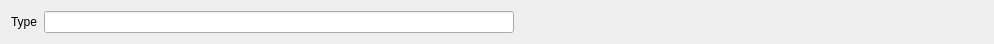
<?xml version="1.0" encoding="UTF-8"?>
<ui version="4.0">
 <class>FDishes</class>
 <widget class="QWidget" name="FDishes">
  <property name="geometry">
   <rect>
    <x>0</x>
    <y>0</y>
    <width>994</width>
    <height>41</height>
   </rect>
  </property>
  <property name="windowTitle">
   <string>Form</string>
  </property>
  <layout class="QHBoxLayout" name="horizontalLayout">
   <item>
    <widget class="QLabel" name="label">
     <property name="text">
      <string>Type</string>
     </property>
    </widget>
   </item>
   <item>
    <widget class="EQLineEdit" name="leTypeCode">
     <property name="minimumSize">
      <size>
       <width>0</width>
       <height>0</height>
      </size>
     </property>
     <property name="maximumSize">
      <size>
       <width>16777215</width>
       <height>16777215</height>
      </size>
     </property>
    </widget>
   </item>
   <item>
    <spacer name="horizontalSpacer">
     <property name="orientation">
      <enum>Qt::Horizontal</enum>
     </property>
     <property name="sizeHint" stdset="0">
      <size>
       <width>467</width>
       <height>20</height>
      </size>
     </property>
    </spacer>
   </item>
  </layout>
 </widget>
 <customwidgets>
  <customwidget>
   <class>EQLineEdit</class>
   <extends>QLineEdit</extends>
   <header location="global">eqlineedit.h</header>
   <slots>
    <signal>customButtonClicked(bool)</signal>
   </slots>
  </customwidget>
 </customwidgets>
 <resources/>
 <connections/>
</ui>
